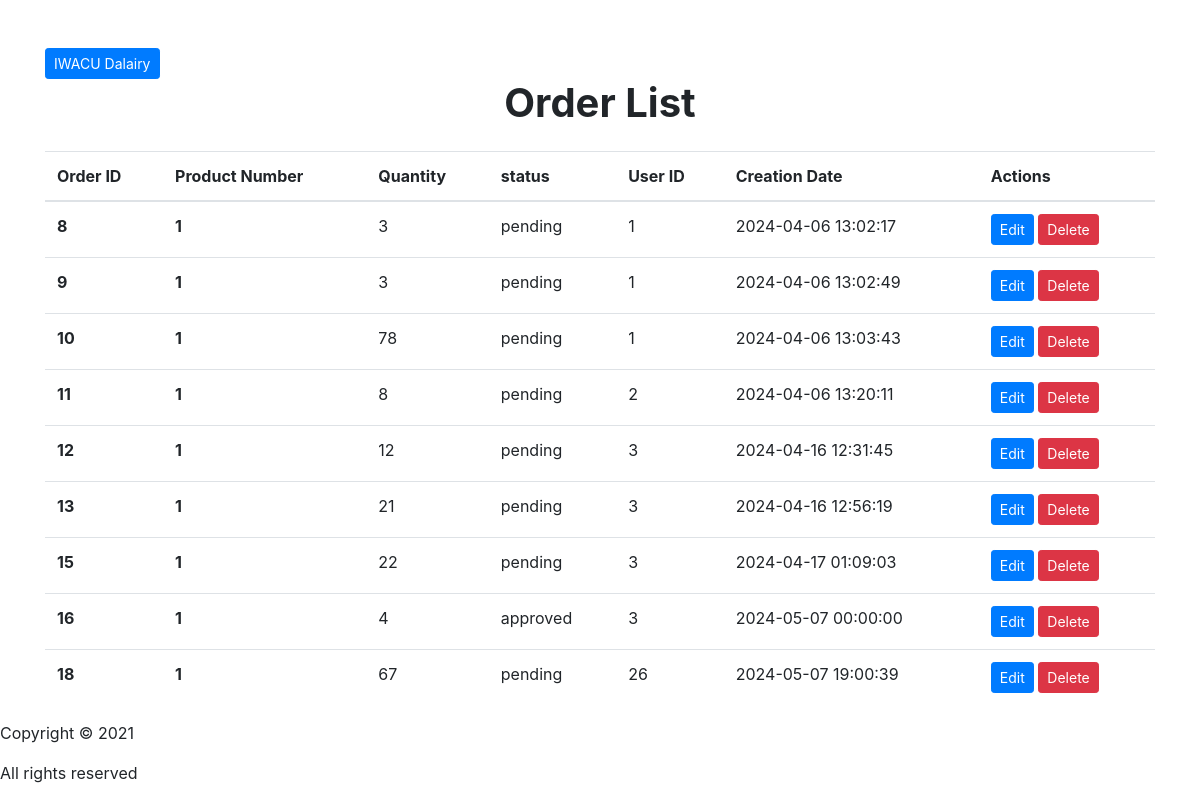
The page /vieworder.php on the database its author committed.
### tables this page shows
CREATE TABLE `orders` (
  `orderid` int(11) NOT NULL,
  `pid` int(11) DEFAULT NULL,
  `quantity` float DEFAULT NULL,
  `status` varchar(15) DEFAULT 'pending',
  `userid` int(11) NOT NULL,
  `dateofcreation` datetime NOT NULL DEFAULT current_timestamp()
);

### vieworder.php (the view, shortened to what this page needs)
<?php
try {
    $c = new My_Connection();
    $conn = $c->open();
    $stmt = $conn->prepare("SELECT * FROM orders");
    $stmt->execute();
    $result = $stmt->fetchAll(PDO::FETCH_ASSOC);
} catch (PDOException $e) {
    echo "Error: " . $e->getMessage();
}
?>
<!DOCTYPE html>
<html lang="en">
<head>
    <link rel="stylesheet" href="https://stackpath.bootstrapcdn.com/bootstrap/4.5.2/css/bootstrap.min.css">
</head>
<body>
    <div class="container mt-5">
        <a href="home.php" class="btn btn-primary btn-sm">IWACU Dalairy</a>
        <h1 class="text-center mb-4"><b>Order List</b></h1>
        <table class="table">
            <thead>
                <tr>
                <th scope="col">Order ID</th>
                    <th scope="col">Product Number</th>
                    <th scope="col">Quantity</th>
                    <th scope="col">status</th>
                    <th scope="col">User ID </th>
                    <th scope="col">Creation Date</th>
                    <th scope="col">Actions</th>
                </tr>
            </thead>
            <tbody>
                <?php foreach ($result as $row): ?>
                    <tr>
                    <th scope="row"><?php echo $row['orderid']; ?></th>
                    <th scope="row"><?php echo $row['pid']; ?></th>
                        <td><?php echo $row['quantity']; ?></td>
                        <td><?php echo $row['status']; ?></td>
                        <td><?php echo $row['userid']; ?></td>
                        <td><?php echo $row['dateofcreation']; ?></td>
                        <td>
                            <a href="editorders.php?orderid=<?php echo $row['orderid']; ?>" class="btn btn-primary btn-sm">Edit</a>
                            <a href="changeorder.php?orderid=<?php echo $row['orderid']; ?>" class="btn btn-danger btn-sm" onclick="return confirm('Are you sure you want to delete this record?')">Delete</a>
                        </td>
                    </tr>
                <?php endforeach; ?>
            </tbody>
        </table>
    </div>
<footer>
    <div class="footer">
        <p>Copyright &copy; 2021</p>
    </div>
    <div class="footer">
        <p>All rights reserved</p>
    </div>
</footer>
</body>
</html>

### rows shown on the page
orders: orderid "8", pid "1", quantity "3", status "pending", userid "1", dateofcreation "2024-04-06 13:02:17"
orders: orderid "9", pid "1", quantity "3", status "pending", userid "1", dateofcreation "2024-04-06 13:02:49"
orders: orderid "10", pid "1", quantity "78", status "pending", userid "1", dateofcreation "2024-04-06 13:03:43"
orders: orderid "11", pid "1", quantity "8", status "pending", userid "2", dateofcreation "2024-04-06 13:20:11"
orders: orderid "12", pid "1", quantity "12", status "pending", userid "3", dateofcreation "2024-04-16 12:31:45"
orders: orderid "13", pid "1", quantity "21", status "pending", userid "3", dateofcreation "2024-04-16 12:56:19"
orders: orderid "15", pid "1", quantity "22", status "pending", userid "3", dateofcreation "2024-04-17 01:09:03"
orders: orderid "16", pid "1", quantity "4", status "approved", userid "3", dateofcreation "2024-05-07 00:00:00"
orders: orderid "18", pid "1", quantity "67", status "pending", userid "26", dateofcreation "2024-05-07 19:00:39"
